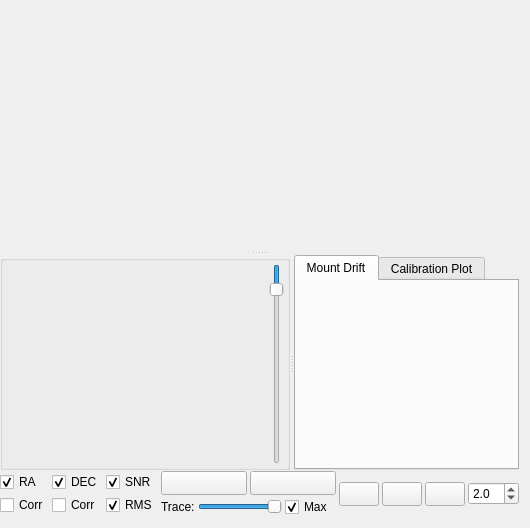
     <widget class="QWidget" name="layoutWidget_1">
      <layout class="QVBoxLayout" name="RightLayout" stretch="2,0">
       <property name="spacing">
        <number>1</number>
       </property>
       <property name="leftMargin">
        <number>0</number>
       </property>
       <item>
        <widget class="QSplitter" name="rightLayout">
         <property name="sizePolicy">
          <sizepolicy hsizetype="Expanding" vsizetype="Expanding">
           <horstretch>0</horstretch>
           <verstretch>0</verstretch>
          </sizepolicy>
         </property>
         <property name="orientation">
          <enum>Qt::Orientation::Vertical</enum>
         </property>
         <widget class="QWidget" name="guideWidget" native="true">
          <property name="sizePolicy">
           <sizepolicy hsizetype="Expanding" vsizetype="Expanding">
            <horstretch>0</horstretch>
            <verstretch>0</verstretch>
           </sizepolicy>
          </property>
          <property name="minimumSize">
           <size>
            <width>320</width>
            <height>240</height>
           </size>
          </property>
          <property name="sizeIncrement">
           <size>
            <width>40</width>
            <height>30</height>
           </size>
          </property>
         </widget>
         <widget class="QSplitter" name="driftSplitter">
          <property name="orientation">
           <enum>Qt::Orientation::Horizontal</enum>
          </property>
          <widget class="QGroupBox" name="driftGraphicsGroup">
           <property name="sizePolicy">
            <sizepolicy hsizetype="Expanding" vsizetype="Preferred">
             <horstretch>2</horstretch>
             <verstretch>2</verstretch>
            </sizepolicy>
           </property>
           <property name="title">
            <string/>
           </property>
           <layout class="QVBoxLayout" name="verticalLayout_2">
            <property name="spacing">
             <number>1</number>
            </property>
            <property name="leftMargin">
             <number>3</number>
            </property>
            <property name="topMargin">
             <number>3</number>
            </property>
            <property name="rightMargin">
             <number>3</number>
            </property>
            <property name="bottomMargin">
             <number>3</number>
            </property>
            <item>
             <layout class="QHBoxLayout" name="horizontalLayout_11">
              <property name="spacing">
               <number>0</number>
              </property>
              <item>
               <spacer name="horizontalSpacer">
                <property name="orientation">
                 <enum>Qt::Orientation::Horizontal</enum>
                </property>
                <property name="sizeType">
                 <enum>QSizePolicy::Policy::Minimum</enum>
                </property>
                <property name="sizeHint" stdset="0">
                 <size>
                  <width>1</width>
                  <height>20</height>
                 </size>
                </property>
               </spacer>
              </item>
              <item>
               <widget class="GuideDriftGraph" name="driftGraph" native="true">
                <property name="minimumSize">
                 <size>
                  <width>200</width>
                  <height>200</height>
                 </size>
                </property>
                <property name="maximumSize">
                 <size>
                  <width>16777215</width>
                  <height>16777215</height>
                 </size>
                </property>
               </widget>
              </item>
              <item>
               <spacer name="horizontalSpacer_2">
                <property name="orientation">
                 <enum>Qt::Orientation::Horizontal</enum>
                </property>
                <property name="sizeType">
                 <enum>QSizePolicy::Policy::Minimum</enum>
                </property>
                <property name="sizeHint" stdset="0">
                 <size>
                  <width>1</width>
                  <height>20</height>
                 </size>
                </property>
               </spacer>
              </item>
              <item>
               <widget class="QSlider" name="correctionSlider">
                <property name="toolTip">
                 <string>&lt;html&gt;&lt;head/&gt;&lt;body&gt;&lt;p&gt;Drag the slider to adjust the scale of the Corrections Graphs relative to the scale of the drift graphs.&lt;/p&gt;&lt;/body&gt;&lt;/html&gt;</string>
                </property>
                <property name="minimum">
                 <number>1</number>
                </property>
                <property name="maximum">
                 <number>500</number>
                </property>
                <property name="pageStep">
                 <number>200</number>
                </property>
                <property name="value">
                 <number>50</number>
                </property>
                <property name="orientation">
                 <enum>Qt::Orientation::Vertical</enum>
                </property>
                <property name="invertedAppearance">
                 <bool>true</bool>
                </property>
                <property name="invertedControls">
                 <bool>false</bool>
                </property>
               </widget>
              </item>
             </layout>
            </item>
           </layout>
          </widget>
          <widget class="QTabWidget" name="tabWidget">
           <property name="sizePolicy">
            <sizepolicy hsizetype="Preferred" vsizetype="Preferred">
             <horstretch>0</horstretch>
             <verstretch>0</verstretch>
            </sizepolicy>
           </property>
           <property name="minimumSize">
            <size>
             <width>225</width>
             <height>200</height>
            </size>
           </property>
           <property name="currentIndex">
            <number>0</number>
           </property>
           <widget class="QWidget" name="tab_2">
            <attribute name="title">
             <string>Mount Drift</string>
            </attribute>
            <layout class="QVBoxLayout" name="verticalLayout_7">
             <property name="leftMargin">
              <number>0</number>
             </property>
             <property name="topMargin">
              <number>0</number>
             </property>
             <property name="rightMargin">
              <number>0</number>
             </property>
             <property name="bottomMargin">
              <number>0</number>
             </property>
             <item>
              <widget class="GuideTargetPlot" name="targetPlot" native="true">
               <property name="sizePolicy">
                <sizepolicy hsizetype="Expanding" vsizetype="Expanding">
                 <horstretch>0</horstretch>
                 <verstretch>0</verstretch>
                </sizepolicy>
               </property>
               <property name="minimumSize">
                <size>
                 <width>200</width>
                 <height>200</height>
                </size>
               </property>
              </widget>
             </item>
            </layout>
           </widget>
           <widget class="QWidget" name="tab_3">
            <attribute name="title">
             <string>Calibration Plot</string>
            </attribute>
            <layout class="QVBoxLayout" name="verticalLayout_9">
             <property name="leftMargin">
              <number>0</number>
             </property>
             <property name="topMargin">
              <number>0</number>
             </property>
             <property name="rightMargin">
              <number>0</number>
             </property>
             <property name="bottomMargin">
              <number>0</number>
             </property>
             <item>
              <widget class="QCustomPlot" name="calibrationPlot" native="true">
               <property name="sizePolicy">
                <sizepolicy hsizetype="Expanding" vsizetype="Expanding">
                 <horstretch>0</horstretch>
                 <verstretch>0</verstretch>
                </sizepolicy>
               </property>
               <property name="minimumSize">
                <size>
                 <width>200</width>
                 <height>200</height>
                </size>
               </property>
              </widget>
             </item>
            </layout>
           </widget>
          </widget>
         </widget>
        </widget>
       </item>
       <item>
        <layout class="QHBoxLayout" name="horizontalLayout_12">
         <property name="spacing">
          <number>3</number>
         </property>
         <property name="topMargin">
          <number>0</number>
         </property>
         <item>
          <layout class="QVBoxLayout" name="verticalLayout_5">
           <property name="spacing">
            <number>2</number>
           </property>
           <property name="leftMargin">
            <number>0</number>
           </property>
           <item>
            <widget class="QCheckBox" name="rADisplayedOnGuideGraph">
             <property name="toolTip">
              <string>&lt;html&gt;&lt;head/&gt;&lt;body&gt;&lt;p&gt;Display the RA graph in the Drift Graphics plot.&lt;/p&gt;&lt;/body&gt;&lt;/html&gt;</string>
             </property>
             <property name="text">
              <string>RA </string>
             </property>
             <property name="checked">
              <bool>true</bool>
             </property>
            </widget>
           </item>
           <item>
            <widget class="QCheckBox" name="rACorrDisplayedOnGuideGraph">
             <property name="toolTip">
              <string>&lt;html&gt;&lt;head/&gt;&lt;body&gt;&lt;p&gt;Display the RA Corrections graph in the Drift Graphics plot.&lt;/p&gt;&lt;/body&gt;&lt;/html&gt;</string>
             </property>
             <property name="text">
              <string>Corr</string>
             </property>
            </widget>
           </item>
          </layout>
         </item>
         <item>
          <layout class="QVBoxLayout" name="verticalLayout_8">
           <property name="spacing">
            <number>2</number>
           </property>
           <property name="leftMargin">
            <number>0</number>
           </property>
           <item>
            <widget class="QCheckBox" name="dEDisplayedOnGuideGraph">
             <property name="toolTip">
              <string>&lt;html&gt;&lt;head/&gt;&lt;body&gt;&lt;p&gt;Display DEC graph in the Drift Graphics plot.&lt;/p&gt;&lt;/body&gt;&lt;/html&gt;</string>
             </property>
             <property name="text">
              <string>DEC</string>
             </property>
             <property name="checked">
              <bool>true</bool>
             </property>
            </widget>
           </item>
           <item>
            <widget class="QCheckBox" name="dECorrDisplayedOnGuideGraph">
             <property name="toolTip">
              <string>&lt;html&gt;&lt;head/&gt;&lt;body&gt;&lt;p&gt;Display the DEC Corrections graph in the Drift Graphics plot.&lt;/p&gt;&lt;/body&gt;&lt;/html&gt;</string>
             </property>
             <property name="text">
              <string>Corr</string>
             </property>
            </widget>
           </item>
          </layout>
         </item>
         <item>
          <layout class="QVBoxLayout" name="verticalLayout_8b">
           <property name="spacing">
            <number>2</number>
           </property>
           <property name="leftMargin">
            <number>0</number>
           </property>
           <item>
            <widget class="QCheckBox" name="sNRDisplayedOnGuideGraph">
             <property name="toolTip">
              <string>&lt;html&gt;&lt;head/&gt;&lt;body&gt;&lt;p&gt;Display SNR graph in the Drift Graphics plot.&lt;/p&gt;&lt;/body&gt;&lt;/html&gt;</string>
             </property>
             <property name="text">
              <string>SNR</string>
             </property>
             <property name="checked">
              <bool>true</bool>
             </property>
            </widget>
           </item>
           <item>
            <widget class="QCheckBox" name="rMSDisplayedOnGuideGraph">
             <property name="toolTip">
              <string>&lt;html&gt;&lt;head/&gt;&lt;body&gt;&lt;p&gt;Display RMS graph in the Drift Graphics plot.&lt;/p&gt;&lt;/body&gt;&lt;/html&gt;</string>
             </property>
             <property name="text">
              <string>RMS</string>
             </property>
             <property name="checked">
              <bool>true</bool>
             </property>
            </widget>
           </item>
          </layout>
         </item>
         <item>
          <layout class="QVBoxLayout" name="verticalLayout_10">
           <property name="spacing">
            <number>2</number>
           </property>
           <property name="leftMargin">
            <number>0</number>
           </property>
           <item>
            <layout class="QHBoxLayout" name="horizontalLayout_13">
             <property name="spacing">
              <number>3</number>
             </property>
             <property name="topMargin">
              <number>0</number>
             </property>
             <item>
              <widget class="QPushButton" name="guideZoomInXB">
               <property name="minimumSize">
                <size>
                 <width>24</width>
                 <height>24</height>
                </size>
               </property>
               <property name="font">
                <font>
                 <pointsize>16</pointsize>
                 <bold>true</bold>
                </font>
               </property>
               <property name="toolTip">
                <string>&lt;html&gt;&lt;head/&gt;&lt;body&gt;&lt;p&gt;Zoom in for the X-Axis.&lt;/p&gt;&lt;/body&gt;&lt;/html&gt;</string>
               </property>
               <property name="text">
                <string/>
               </property>
               <property name="iconSize">
                <size>
                 <width>24</width>
                 <height>24</height>
                </size>
               </property>
              </widget>
             </item>
             <item>
              <widget class="QPushButton" name="guideZoomOutXB">
               <property name="minimumSize">
                <size>
                 <width>24</width>
                 <height>24</height>
                </size>
               </property>
               <property name="font">
                <font>
                 <pointsize>16</pointsize>
                 <bold>true</bold>
                </font>
               </property>
               <property name="toolTip">
                <string>&lt;html&gt;&lt;head/&gt;&lt;body&gt;&lt;p&gt;Zoom out for the X-Axis.&lt;/p&gt;&lt;/body&gt;&lt;/html&gt;</string>
               </property>
               <property name="text">
                <string/>
               </property>
               <property name="iconSize">
                <size>
                 <width>24</width>
                 <height>24</height>
                </size>
               </property>
              </widget>
             </item>
            </layout>
           </item>
           <item>
            <layout class="QHBoxLayout" name="horizontalLayout_14">
             <property name="spacing">
              <number>3</number>
             </property>
             <property name="topMargin">
              <number>0</number>
             </property>
             <item>
              <widget class="QLabel" name="label_10">
               <property name="text">
                <string>Trace:</string>
               </property>
              </widget>
             </item>
             <item>
              <widget class="QSlider" name="guideSlider">
               <property name="toolTip">
                <string>&lt;html&gt;&lt;head/&gt;&lt;body&gt;&lt;p&gt;Drag the slider to scroll through guide history while displaying the RA and DEC error points on both graphs. Dragging to the far right will set the guide plots to display the latest guide data and autoscroll the graph.&lt;/p&gt;&lt;/body&gt;&lt;/html&gt;</string>
               </property>
               <property name="maximum">
                <number>10</number>
               </property>
               <property name="value">
                <number>10</number>
               </property>
               <property name="orientation">
                <enum>Qt::Orientation::Horizontal</enum>
               </property>
              </widget>
             </item>
             <item>
              <widget class="QCheckBox" name="latestCheck">
               <property name="toolTip">
                <string>&lt;html&gt;&lt;head/&gt;&lt;body&gt;&lt;p&gt;Check to display the latest guide data and autoscroll the graph.&lt;/p&gt;&lt;/body&gt;&lt;/html&gt;</string>
               </property>
               <property name="text">
                <string>Max </string>
               </property>
               <property name="checked">
                <bool>true</bool>
               </property>
              </widget>
             </item>
            </layout>
           </item>
          </layout>
         </item>
         <item>
          <widget class="QPushButton" name="guideAutoScaleGraphB">
           <property name="minimumSize">
            <size>
             <width>24</width>
             <height>24</height>
            </size>
           </property>
           <property name="toolTip">
            <string>&lt;html&gt;&lt;head/&gt;&lt;body&gt;&lt;p&gt;Autoscale both Guide Graphs to their default scale. If any points are located outside this range, the view is expanded to include them (with the exception of the time axis in the drift graphics).&lt;/p&gt;&lt;/body&gt;&lt;/html&gt;</string>
           </property>
           <property name="text">
            <string/>
           </property>
           <property name="iconSize">
            <size>
             <width>24</width>
             <height>24</height>
            </size>
           </property>
          </widget>
         </item>
         <item>
          <widget class="QPushButton" name="guideSaveDataB">
           <property name="minimumSize">
            <size>
             <width>24</width>
             <height>24</height>
            </size>
           </property>
           <property name="toolTip">
            <string>&lt;html&gt;&lt;head/&gt;&lt;body&gt;&lt;p&gt;Export the guide data from the current session to a CSV file readable by a spreadsheet program.&lt;/p&gt;&lt;/body&gt;&lt;/html&gt;</string>
           </property>
           <property name="text">
            <string/>
           </property>
           <property name="iconSize">
            <size>
             <width>24</width>
             <height>24</height>
            </size>
           </property>
          </widget>
         </item>
         <item>
          <widget class="QPushButton" name="guideDataClearB">
           <property name="minimumSize">
            <size>
             <width>24</width>
             <height>24</height>
            </size>
           </property>
           <property name="toolTip">
            <string>&lt;html&gt;&lt;head/&gt;&lt;body&gt;&lt;p&gt;Clear all the recent guide data.&lt;/p&gt;&lt;/body&gt;&lt;/html&gt;</string>
           </property>
           <property name="text">
            <string/>
           </property>
           <property name="iconSize">
            <size>
             <width>24</width>
             <height>24</height>
            </size>
           </property>
          </widget>
         </item>
         <item>
          <widget class="QDoubleSpinBox" name="guiderAccuracyThreshold">
           <property name="toolTip">
            <string>&lt;html&gt;&lt;head/&gt;&lt;body&gt;&lt;p&gt;Set the desired guiding accuracy in the Drift Plot. The number represents the radius of the green concentric circle in arcseconds.&lt;/p&gt;&lt;/body&gt;&lt;/html&gt;</string>
           </property>
           <property name="decimals">
            <number>1</number>
           </property>
           <property name="maximum">
            <double>20.000000000000000</double>
           </property>
           <property name="singleStep">
            <double>0.500000000000000</double>
           </property>
           <property name="value">
            <double>2.000000000000000</double>
           </property>
          </widget>
         </item>
        </layout>
       </item>
      </layout>
     </widget>
